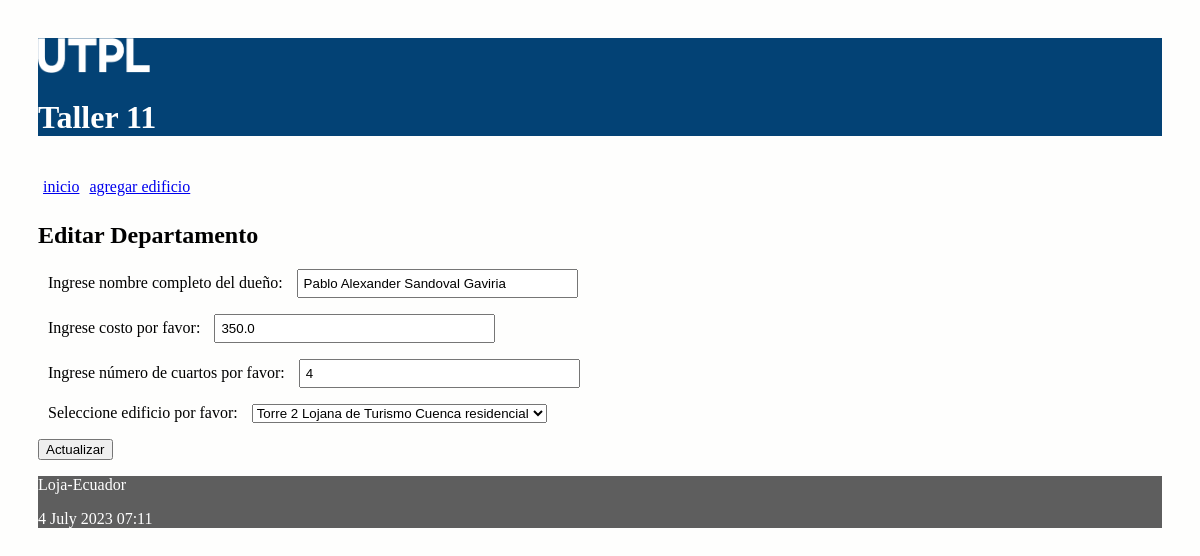
Page /editar/departamento/3 on the committed database.
### condominios/models.py (models this page shows, shortened)
class Departamento(models.Model):
    nombreP = models.CharField(max_length=100)
    costo = models.FloatField()
    numCuartos = models.IntegerField()
    edificio = models.ForeignKey(Edificio, on_delete=models.CASCADE,
            related_name="edificioRN")

### condominios/views.py (the view)
# urls.py: path('editar/departamento/<int:id>', views.editarDepartamento,
def editarDepartamento(request, id):
    departamento = Departamento.objects.get(pk=id)
    if request.method=='POST':
        formulario = DepartamentoForm(request.POST, instance=departamento)
        print(formulario.errors)
        if formulario.is_valid():
            formulario.save()
            return redirect(index)
    else:
        formulario = DepartamentoForm(instance=departamento)
    diccionario = {'formulario': formulario}
    return render(request, 'editarDepartamento.html', diccionario)

### condominios/forms.py (shortened to what this page needs)
class DepartamentoForm(ModelForm):
    class Meta:
        model = Departamento
        fields = ['nombreP', 'costo', 'numCuartos', 'edificio']
        labels = {
            'nombreP': _('Ingrese nombre completo del dueño'),
            'costo': _('Ingrese costo por favor'),
            'numCuartos': _('Ingrese número de cuartos por favor'),
            'edificio': _('Seleccione edificio por favor'),
        }

### condominios/models.py (called while the page is built)
    def __str__(self):
        return "%s %s %s %s" % (self.nombre,
                self.direccion,
                self.ciudad,
                self.tipo)

### condominios/templates/editarDepartamento.html (shortened to what this page needs)
{% extends "master.html" %}
{% block content %}
<h2>Editar Departamento</h3>
<form action="" method="post">
  {{formulario.as_p}}
  <p><input type='submit' value='Actualizar'/></p>
</form>
{% endblock %}

### condominios/static/css/estilos.css (style rules this page uses)
body { background: #FEFEFD; padding: 30px; }
input[type=text], input[type=number] { width: 25%; padding: 5px 5px; box-sizing: border-box; }
label { padding: 12px 10px; }

### rows in the picture
Departamento: nombreP "Pablo Alexander Sandoval Gaviria", costo "350.0", numCuartos "4", edificio "Torre 2 Lojana de Turismo Cuenca residencial"
